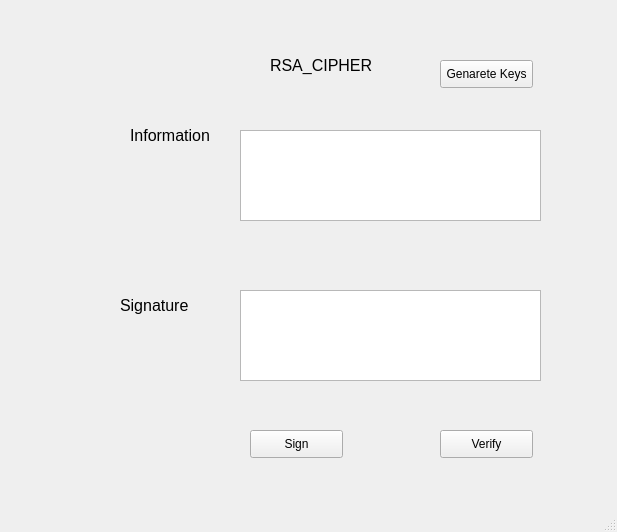
<?xml version="1.0" encoding="UTF-8"?>
<ui version="4.0">
 <class>MainWindow</class>
 <widget class="QMainWindow" name="MainWindow">
  <property name="geometry">
   <rect>
    <x>0</x>
    <y>0</y>
    <width>617</width>
    <height>532</height>
   </rect>
  </property>
  <property name="windowTitle">
   <string>MainWindow</string>
  </property>
  <widget class="QWidget" name="centralwidget">
   <widget class="QLabel" name="label_4">
    <property name="geometry">
     <rect>
      <x>270</x>
      <y>40</y>
      <width>111</width>
      <height>51</height>
     </rect>
    </property>
    <property name="font">
     <font>
      <pointsize>12</pointsize>
     </font>
    </property>
    <property name="text">
     <string>RSA_CIPHER</string>
    </property>
   </widget>
   <widget class="QPushButton" name="btn_sign">
    <property name="geometry">
     <rect>
      <x>250</x>
      <y>430</y>
      <width>93</width>
      <height>28</height>
     </rect>
    </property>
    <property name="text">
     <string>Sign</string>
    </property>
   </widget>
   <widget class="QPushButton" name="btn_verify">
    <property name="geometry">
     <rect>
      <x>440</x>
      <y>430</y>
      <width>93</width>
      <height>28</height>
     </rect>
    </property>
    <property name="text">
     <string>Verify</string>
    </property>
   </widget>
   <widget class="QLabel" name="label_2">
    <property name="geometry">
     <rect>
      <x>130</x>
      <y>120</y>
      <width>81</width>
      <height>31</height>
     </rect>
    </property>
    <property name="font">
     <font>
      <pointsize>12</pointsize>
     </font>
    </property>
    <property name="text">
     <string>Information</string>
    </property>
   </widget>
   <widget class="QLabel" name="label_5">
    <property name="geometry">
     <rect>
      <x>120</x>
      <y>280</y>
      <width>111</width>
      <height>51</height>
     </rect>
    </property>
    <property name="font">
     <font>
      <pointsize>12</pointsize>
     </font>
    </property>
    <property name="text">
     <string>Signature</string>
    </property>
   </widget>
   <widget class="QTextEdit" name="txt_sign">
    <property name="geometry">
     <rect>
      <x>240</x>
      <y>290</y>
      <width>301</width>
      <height>91</height>
     </rect>
    </property>
   </widget>
   <widget class="QPushButton" name="btn_gen">
    <property name="geometry">
     <rect>
      <x>440</x>
      <y>60</y>
      <width>93</width>
      <height>28</height>
     </rect>
    </property>
    <property name="text">
     <string>Genarete Keys</string>
    </property>
   </widget>
   <widget class="QTextEdit" name="txt_info">
    <property name="geometry">
     <rect>
      <x>240</x>
      <y>130</y>
      <width>301</width>
      <height>91</height>
     </rect>
    </property>
   </widget>
  </widget>
  <widget class="QMenuBar" name="menubar">
   <property name="geometry">
    <rect>
     <x>0</x>
     <y>0</y>
     <width>617</width>
     <height>21</height>
    </rect>
   </property>
  </widget>
  <widget class="QStatusBar" name="statusbar"/>
 </widget>
 <resources/>
 <connections/>
</ui>
